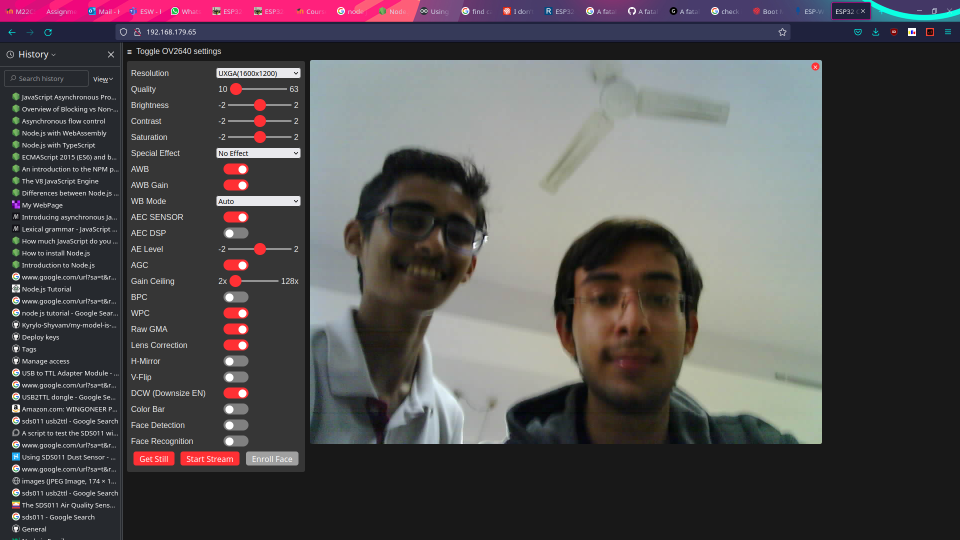
#> input picture Day-5/Session-2/Task-2/s.png, 1920 x 1080 px (shown at 1/2 size)
$ jupyter execute --allow-errors Face_Detection.ipynb   (shell and % lines are left out)
#> lines starting #> are read from the running program, lines starting #| are printed output that depends on the picture
# Face detection using pre-trained model

We use following blog as a reference:
[Face detection with OpenCV and deep learning](https://www.pyimagesearch.com/2018/02/26/face-detection-with-opencv-and-deep-learning/)

Import required Python libraries

[cell 1]
import imutils
import numpy as np
import cv2
# from google.colab.patches import cv2_imshow
from IPython.display import display, Javascript
# from google.colab.output import eval_js
from base64 import b64decode

Start webcam

[cell 2]
def take_photo(filename='photo.jpg', quality=0.8):
  js = Javascript('''
    async function takePhoto(quality) {
      const div = document.createElement('div');
      const capture = document.createElement('button');
      capture.textContent = 'Capture';
      div.appendChild(capture);

      const video = document.createElement('video');
      video.style.display = 'block';
      const stream = await navigator.mediaDevices.getUserMedia({video: true});

      document.body.appendChild(div);
      div.appendChild(video);
      video.srcObject = stream;
      await video.play();

      // Resize the output to fit the video element.
      google.colab.output.setIframeHeight(document.documentElement.scrollHeight, true);

      // Wait for Capture to be clicked.
      await new Promise((resolve) => capture.onclick = resolve);

      const canvas = document.createElement('canvas');
      canvas.width = video.videoWidth;
      canvas.height = video.videoHeight;
      canvas.getContext('2d').drawImage(video, 0, 0);
      stream.getVideoTracks()[0].stop();
      div.remove();
      return canvas.toDataURL('image/jpeg', quality);
    }
    ''')
  display(js)
  data = eval_js('takePhoto({})'.format(quality))
  binary = b64decode(data.split(',')[1])
  with open(filename, 'wb') as f:
    f.write(binary)
  return filename

Click 'Capture' to make photo using your webcam.

#> (a cell that did not finish here is left out)

Read, resize and display the image.

[cell 4]
#image = cv2.imread(image_file, cv2.IMREAD_UNCHANGED)
import matplotlib.pyplot as plt
image_file = './s.png'
image = cv2.imread(image_file)
#> image is the input picture: shape (1080, 1920, 3); mean B, G, R 79.9, 78.2, 81.6
image = cv2.cvtColor(image, cv2.COLOR_BGR2RGB)

# resize it to have a maximum width of 400 pixels
image = imutils.resize(image, width=400)
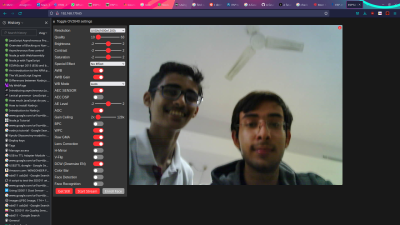
#> image: shape (225, 400, 3); mean R, G, B 81.6, 78.2, 79.9
(h, w) = image.shape[:2]
#> h = 225; w = 400
print(w,h)
#| 400 225
plt.imshow(image)
#> (this line was passed over: IPython is not available in this run)

[cell 5]
from google.colab import drive
#> (the rest of this cell did not finish here and is left out)

OpenCV’s deep learning face detector is based on the Single Shot Detector (SSD) framework with a ResNet base network. The network is defined and trained using the [Caffe Deep Learning framework](https://caffe.berkeleyvision.org/)

Download the pre-trained face detection model, consisting of two files:

- The network definition (deploy.prototxt)
- The learned weights (res10_300x300_ssd_iter_140000.caffemodel)

Load the pre-trained face detection network model from disk

[cell 6]
print("[INFO] loading model...")
prototxt = 'deploy.prototxt'
model = 'res10_300x300_ssd_iter_140000.caffemodel'
#> (the rest of this cell did not finish here and is left out)

Use the [dnn.blobFromImage](https://www.pyimagesearch.com/2017/11/06/deep-learning-opencvs-blobfromimage-works/) function to construct an input blob by resizing the image to a fixed 300x300 pixels and then normalizing it.

[cell 7]
# resize it to have a maximum width of 400 pixels
image = imutils.resize(image, width=400)
blob = cv2.dnn.blobFromImage(cv2.resize(image, (300, 300)), 1.0, (300, 300), (104.0, 177.0, 123.0))

Pass the blob through the neural network and obtain the detections and predictions.

[cell 8]
print("[INFO] computing object detections...")
#> (the rest of this cell did not finish here and is left out)

Loop over the detections and draw boxes around the detected faces

#> (a cell that did not finish here is left out)

Show the resulting image

[cell 10]
# cv2_imshow(image)
plt.imshow(image)
#> (this line was passed over: IPython is not available in this run)
